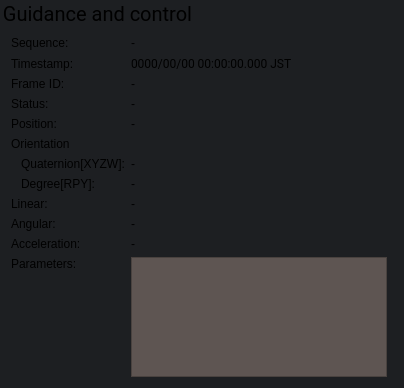
    <widget class="QGroupBox" name="groupGuidanceAndControl">
     <property name="minimumSize">
      <size>
       <width>0</width>
       <height>0</height>
      </size>
     </property>
     <property name="font">
      <font>
       <family>Roboto</family>
       <pointsize>-1</pointsize>
      </font>
     </property>
     <property name="styleSheet">
      <string notr="true">QGroupBox {
  border: 0;
  margin-top: 25px;
  font-size: 20px;
  background-color: rgb(29, 31, 34);
}
QLabel {
    background-color: rgb(29, 31, 34);
}</string>
     </property>
     <property name="title">
      <string>Guidance and control</string>
     </property>
     <layout class="QGridLayout" name="gridLayout_6">
      <item row="0" column="1">
       <widget class="QLabel" name="labelCtlStatusSequenceValue">
        <property name="text">
         <string>-</string>
        </property>
        <property name="alignment">
         <set>Qt::AlignLeading|Qt::AlignLeft|Qt::AlignVCenter</set>
        </property>
       </widget>
      </item>
      <item row="5" column="1">
       <widget class="QLabel" name="labelCtlStatusPositionValue">
        <property name="text">
         <string>-</string>
        </property>
        <property name="alignment">
         <set>Qt::AlignLeading|Qt::AlignLeft|Qt::AlignVCenter</set>
        </property>
       </widget>
      </item>
      <item row="8" column="1" colspan="2">
       <widget class="QLabel" name="labelCtlStatusOrientationDegreeValue">
        <property name="text">
         <string>-</string>
        </property>
        <property name="alignment">
         <set>Qt::AlignLeading|Qt::AlignLeft|Qt::AlignVCenter</set>
        </property>
       </widget>
      </item>
      <item row="1" column="1">
       <widget class="QLabel" name="labelCtlStatusStampValue">
        <property name="font">
         <font>
          <family>Roboto</family>
         </font>
        </property>
        <property name="text">
         <string>0000/00/00 00:00:00.000 JST</string>
        </property>
        <property name="alignment">
         <set>Qt::AlignLeading|Qt::AlignLeft|Qt::AlignVCenter</set>
        </property>
       </widget>
      </item>
      <item row="1" column="0">
       <widget class="QLabel" name="labelCtlStatusStamp">
        <property name="text">
         <string>Timestamp:</string>
        </property>
        <property name="alignment">
         <set>Qt::AlignLeading|Qt::AlignLeft|Qt::AlignVCenter</set>
        </property>
        <property name="indent">
         <number>0</number>
        </property>
       </widget>
      </item>
      <item row="5" column="0">
       <widget class="QLabel" name="labelCtlStatusPosition">
        <property name="text">
         <string>Position:</string>
        </property>
        <property name="alignment">
         <set>Qt::AlignLeading|Qt::AlignLeft|Qt::AlignVCenter</set>
        </property>
        <property name="indent">
         <number>0</number>
        </property>
       </widget>
      </item>
      <item row="6" column="0">
       <widget class="QLabel" name="labelCtlStatusOrientation">
        <property name="text">
         <string>Orientation</string>
        </property>
        <property name="alignment">
         <set>Qt::AlignLeading|Qt::AlignLeft|Qt::AlignVCenter</set>
        </property>
        <property name="indent">
         <number>0</number>
        </property>
       </widget>
      </item>
      <item row="10" column="1">
       <widget class="QLabel" name="labelCtlStatusAngularValue">
        <property name="text">
         <string>-</string>
        </property>
        <property name="alignment">
         <set>Qt::AlignLeading|Qt::AlignLeft|Qt::AlignVCenter</set>
        </property>
       </widget>
      </item>
      <item row="10" column="0">
       <widget class="QLabel" name="labelCtlStatusAngular">
        <property name="text">
         <string>Angular:</string>
        </property>
        <property name="alignment">
         <set>Qt::AlignLeading|Qt::AlignLeft|Qt::AlignVCenter</set>
        </property>
        <property name="indent">
         <number>0</number>
        </property>
       </widget>
      </item>
      <item row="11" column="1">
       <widget class="QLabel" name="labelCtlStatusAValue">
        <property name="text">
         <string>-</string>
        </property>
        <property name="alignment">
         <set>Qt::AlignLeading|Qt::AlignLeft|Qt::AlignVCenter</set>
        </property>
       </widget>
      </item>
      <item row="7" column="1" colspan="2">
       <widget class="QLabel" name="labelCtlStatusOrientationQuaternionValue">
        <property name="text">
         <string>-</string>
        </property>
        <property name="alignment">
         <set>Qt::AlignLeading|Qt::AlignLeft|Qt::AlignVCenter</set>
        </property>
       </widget>
      </item>
      <item row="12" column="0">
       <widget class="QLabel" name="labelWidgetCtlParameters">
        <property name="text">
         <string>Parameters:</string>
        </property>
        <property name="alignment">
         <set>Qt::AlignLeading|Qt::AlignLeft|Qt::AlignTop</set>
        </property>
        <property name="indent">
         <number>0</number>
        </property>
       </widget>
      </item>
      <item row="9" column="1">
       <widget class="QLabel" name="labelCtlStatusLinearValue">
        <property name="text">
         <string>-</string>
        </property>
        <property name="alignment">
         <set>Qt::AlignLeading|Qt::AlignLeft|Qt::AlignVCenter</set>
        </property>
       </widget>
      </item>
      <item row="3" column="1">
       <widget class="QLabel" name="labelCtlStatusStatusValue">
        <property name="text">
         <string>-</string>
        </property>
        <property name="alignment">
         <set>Qt::AlignLeading|Qt::AlignLeft|Qt::AlignVCenter</set>
        </property>
       </widget>
      </item>
      <item row="8" column="0">
       <widget class="QLabel" name="labelCtlStatusOrientationDegree">
        <property name="text">
         <string>Degree[RPY]:</string>
        </property>
        <property name="alignment">
         <set>Qt::AlignLeading|Qt::AlignLeft|Qt::AlignVCenter</set>
        </property>
        <property name="indent">
         <number>10</number>
        </property>
       </widget>
      </item>
      <item row="9" column="0">
       <widget class="QLabel" name="labelCtlStatusLinear">
        <property name="text">
         <string>Linear:</string>
        </property>
        <property name="alignment">
         <set>Qt::AlignLeading|Qt::AlignLeft|Qt::AlignVCenter</set>
        </property>
        <property name="indent">
         <number>0</number>
        </property>
       </widget>
      </item>
      <item row="11" column="0">
       <widget class="QLabel" name="labelCtlStatusA">
        <property name="text">
         <string>Acceleration:</string>
        </property>
        <property name="alignment">
         <set>Qt::AlignLeading|Qt::AlignLeft|Qt::AlignVCenter</set>
        </property>
        <property name="indent">
         <number>0</number>
        </property>
       </widget>
      </item>
      <item row="3" column="0">
       <widget class="QLabel" name="labelCtlStatusStatus">
        <property name="text">
         <string>Status:</string>
        </property>
        <property name="alignment">
         <set>Qt::AlignLeading|Qt::AlignLeft|Qt::AlignVCenter</set>
        </property>
        <property name="margin">
         <number>0</number>
        </property>
        <property name="indent">
         <number>0</number>
        </property>
       </widget>
      </item>
      <item row="12" column="1">
       <widget class="QTableWidget" name="tableWidgetCtlParameters">
        <property name="sizePolicy">
         <sizepolicy hsizetype="Expanding" vsizetype="Expanding">
          <horstretch>0</horstretch>
          <verstretch>0</verstretch>
         </sizepolicy>
        </property>
        <property name="minimumSize">
         <size>
          <width>0</width>
          <height>120</height>
         </size>
        </property>
        <property name="maximumSize">
         <size>
          <width>16777215</width>
          <height>16777215</height>
         </size>
        </property>
        <property name="font">
         <font>
          <family>Roboto</family>
         </font>
        </property>
        <property name="styleSheet">
         <string notr="true">background-color: rgb(94, 85, 82);</string>
        </property>
        <property name="sizeAdjustPolicy">
         <enum>QAbstractScrollArea::AdjustToContents</enum>
        </property>
        <property name="editTriggers">
         <set>QAbstractItemView::NoEditTriggers</set>
        </property>
        <property name="selectionMode">
         <enum>QAbstractItemView::NoSelection</enum>
        </property>
        <property name="textElideMode">
         <enum>Qt::ElideNone</enum>
        </property>
        <property name="sortingEnabled">
         <bool>true</bool>
        </property>
        <property name="wordWrap">
         <bool>false</bool>
        </property>
        <property name="cornerButtonEnabled">
         <bool>false</bool>
        </property>
        <property name="rowCount">
         <number>0</number>
        </property>
        <property name="columnCount">
         <number>2</number>
        </property>
        <attribute name="horizontalHeaderVisible">
         <bool>false</bool>
        </attribute>
        <attribute name="horizontalHeaderDefaultSectionSize">
         <number>120</number>
        </attribute>
        <attribute name="horizontalHeaderStretchLastSection">
         <bool>true</bool>
        </attribute>
        <attribute name="verticalHeaderVisible">
         <bool>false</bool>
        </attribute>
        <column/>
        <column/>
       </widget>
      </item>
      <item row="7" column="0">
       <widget class="QLabel" name="labelCtlStatusOrientationQuaternion">
        <property name="text">
         <string>Quaternion[XYZW]:</string>
        </property>
        <property name="alignment">
         <set>Qt::AlignLeading|Qt::AlignLeft|Qt::AlignVCenter</set>
        </property>
        <property name="indent">
         <number>10</number>
        </property>
       </widget>
      </item>
      <item row="0" column="0">
       <widget class="QLabel" name="labelCtlStatusSequence">
        <property name="text">
         <string>Sequence:</string>
        </property>
        <property name="alignment">
         <set>Qt::AlignLeading|Qt::AlignLeft|Qt::AlignVCenter</set>
        </property>
        <property name="indent">
         <number>0</number>
        </property>
       </widget>
      </item>
      <item row="2" column="0">
       <widget class="QLabel" name="labelCtlStatusFrameID">
        <property name="text">
         <string>Frame ID:</string>
        </property>
        <property name="alignment">
         <set>Qt::AlignLeading|Qt::AlignLeft|Qt::AlignVCenter</set>
        </property>
        <property name="indent">
         <number>0</number>
        </property>
       </widget>
      </item>
      <item row="2" column="1">
       <widget class="QLabel" name="labelCtlStatusFrameIDValue">
        <property name="text">
         <string>-</string>
        </property>
        <property name="alignment">
         <set>Qt::AlignLeading|Qt::AlignLeft|Qt::AlignVCenter</set>
        </property>
       </widget>
      </item>
     </layout>
    </widget>
